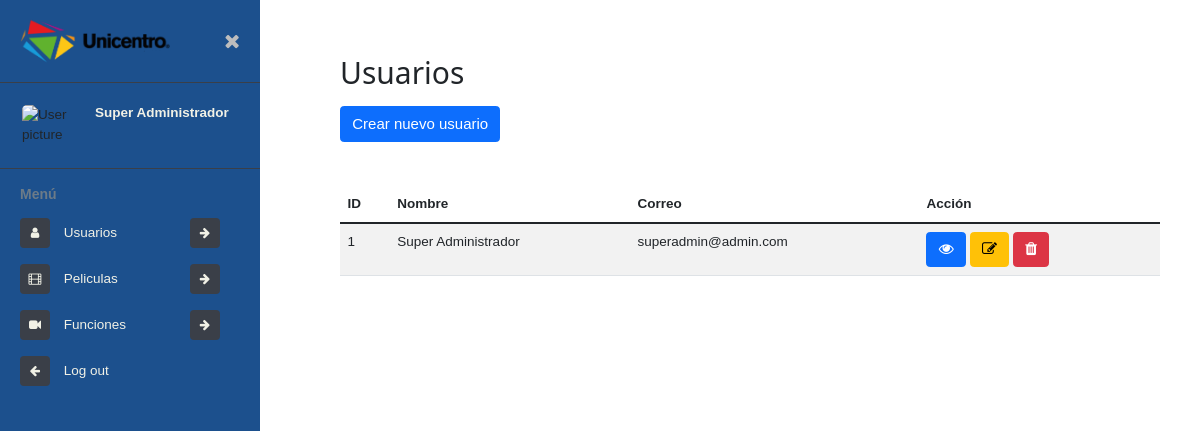
/admin/usuarios/ (signed in), run on an earlier commit of the app's database.
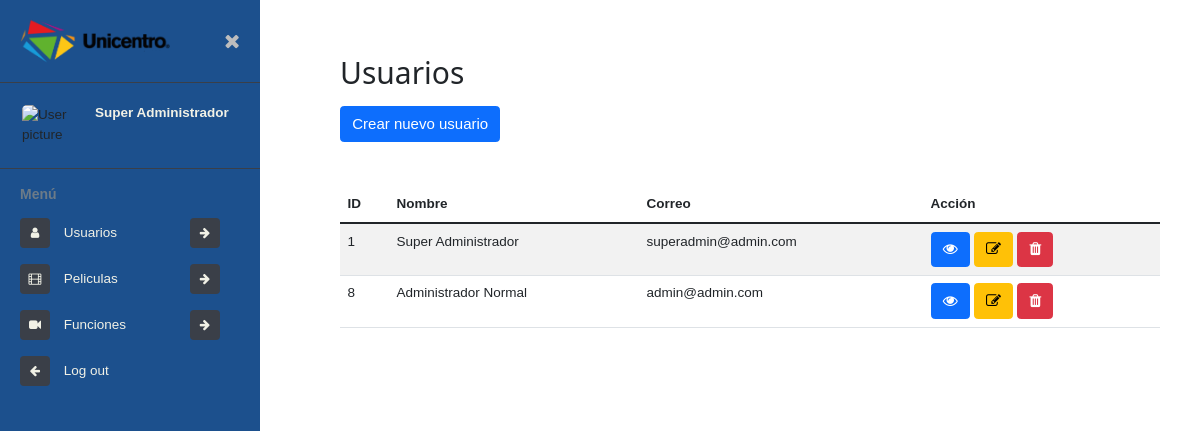
And on a later commit of the database.
### tables this page shows
CREATE TABLE usuario (id INTEGER PRIMARY KEY AUTOINCREMENT NOT NULL, nombres VARCHAR (100) NOT NULL, apellidos VARCHAR (100) NOT NULL, email VARCHAR (100) NOT NULL, clave VARCHAR (255) NOT NULL, fechaNacimiento DATETIME, departamento VARCHAR (100), ciudad VARCHAR (100), direccion VARCHAR (100), telefono VARCHAR (100), estado BOOLEAN DEFAULT (1), fecha DATE DEFAULT (DATE('NOW')), fkRol INT REFERENCES rol (idRol) DEFAULT (1) NOT NULL);

### index.py (the view)
@app.route('/admin/usuarios/')
def adminUsuarios():
    reg = Registro()
    if session.get('user_data'):
        if session.get('user_data')[12] == 3:
            users = Users().view()
            roles = Roles().view()
            return render_template('admin/usuarios/usuarios.html', users=users, roles=roles, form=reg)
    flash("No tiene permiso para ingresar a esta área")
    return redirect('/admin/')

### db/DBConexion.py (called while the page is built)
    def getConn(self) -> list:
        return self.__conn

### db/Roles.py (called while the page is built)
    def view(self, id=None) -> list:
        try:
            query = f"SELECT * FROM rol"
            if(id):
                query += f" WHERE idRol = {escape(id)};"
            return self.conn.execute(query).fetchall()
        except Exception as m:
            return []

### db/Users.py (called while the page is built)
    def view(self, id=None) -> list:
        try:
            query = f"SELECT * FROM usuario"
            if(id):
                query += f" WHERE id = {escape(id)};"
            data = self.conn.execute(query).fetchall()
            if (id and data):
                return data[0]
            return data
        except Exception as m:
            return []

### templates/admin/usuarios/usuarios.html (shortened to what this page needs)
{% extends 'views/admin.html' %}
{% block content %}
<h1 class="h2 my-3">Usuarios</h1>
<button type="button" class="btn btn-primary" data-bs-toggle="modal" data-bs-target="#createUser">
    Crear nuevo usuario
</button>
<table class="mt-5 table table-striped table-inverse table-responsive">
    <thead class="thead-inverse">
        <tr>
            <th>ID</th>
            <th>Nombre</th>
            <th>Correo</th>
            <th>Acción</th>
        </tr>
    </thead>
    <tbody>
        {% for user in users %}
        <tr>
            <td scope="row">{{ user[0] }}</td>
            <td>{{ user[1] +' '+ user[2] }}</td>
            <td>{{ user[3] }}</td>
            <td>
                <a class="btn btn-primary" href="/admin/usuario/{{user[0]}}" role="button">
                    <i class="fa fa-eye" aria-hidden="true"></i>
                </a>
                <button type="button" class="btn btn-warning" data-bs-toggle="modal"
                    data-bs-target="#editUser-{{user[0]}}">
                    <i class="fa fa-edit" aria-hidden="true"></i>
                </button>
                <form id="delete-user-{{ user[0] }}" class="d-inline" action="/admin/usuario/eliminar/{{user[0]}}"
                    method="post">
                    <button type="submit" class="btn btn-danger" onclick="
                            event.preventDefault();
                            if(confirm('Seguro que desea eliminar el usuario {{ user[1] }}')){
                                document.getElementById('delete-user-{{ user[0] }}').submit();
                            }; ">
                        <i class="fa fa-trash" aria-hidden="true"></i>
                    </button>
                </form>
            </td>
        </tr>
        {% endfor %}
    </tbody>
</table>
{% endblock %}

What changed in the data, as far as the page shows it:
added usuario: id "8", nombres+apellidos "Administrador Normal", email "admin@admin.com"
